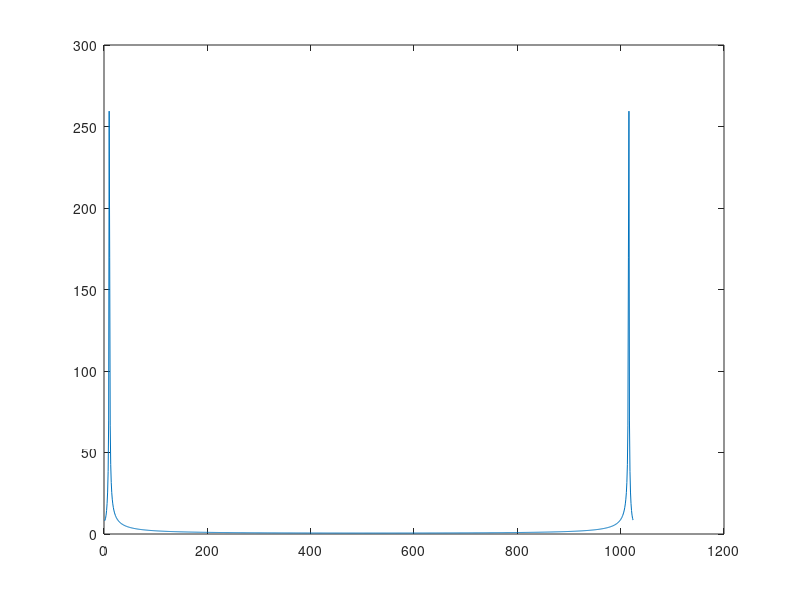

The MATLAB source for this figure:
fullscale = 2796202;
pixelheight = 320;
fs = 48000;
x = fullscale*cos(2*pi*440*(0:1023)/fs);
y = abs(fft(x))/(1024/2); %shift right (512)
y = abs(fft(x)/(1024/2)); %same result as above

%pixels = y*pixelheight / fullscale;
%pixels = y/8192; %shift right (8192)


pixels = (abs(fft(x))) / ( (1024/2) * (8192));



%shift fft magnitudes right by 9 + 13 = 22 times

plot(pixels)
